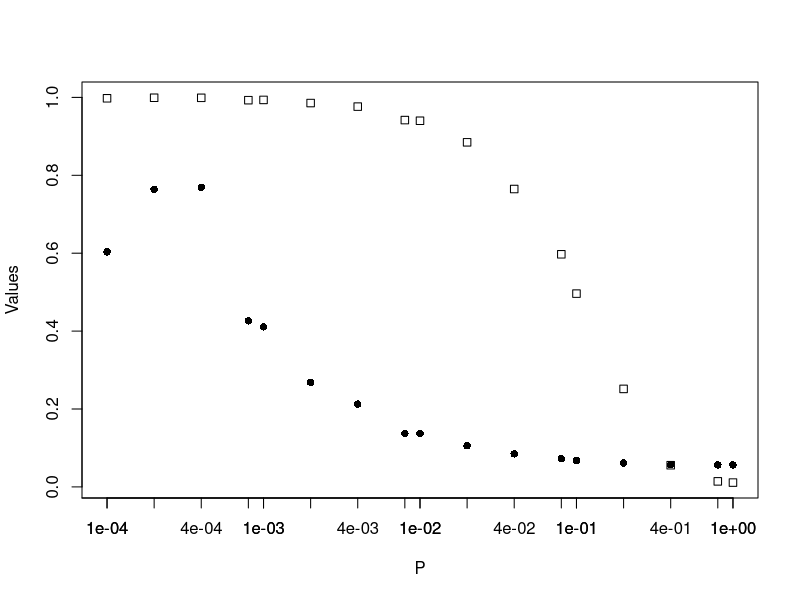

Recreate this plot in R.
library(igraph)

# Task 1
g.c <- c()
g.l <- c()

graph <- watts.strogatz.game(1, 1000, 4, 0)
C <- transitivity(graph)
L <- average.path.length(graph)

g.c <- c(1)
g.l <- c(1)

seqq <- c(0.0001, 0.0002, 0.0004, 0.0008, 0.001, 0.002, 0.004, 
          0.008, 0.01, 0.02, 0.04, 0.08, 0.1, 0.2, 0.4, 0.8, 1)
for(P in seqq)
{
  ?watts.strogatz.game
  graph <- watts.strogatz.game(1, 1000, 4, P)
  g.c <- c(g.c, transitivity(graph)/C)
  g.l <- c(g.l, average.path.length(graph)/L)
}

P <- c(0, seqq)
plot(P,g.c, pch=0, log="x", ylab="Values")
axis(side=1, at=P)
points(P,g.l, pch=16)